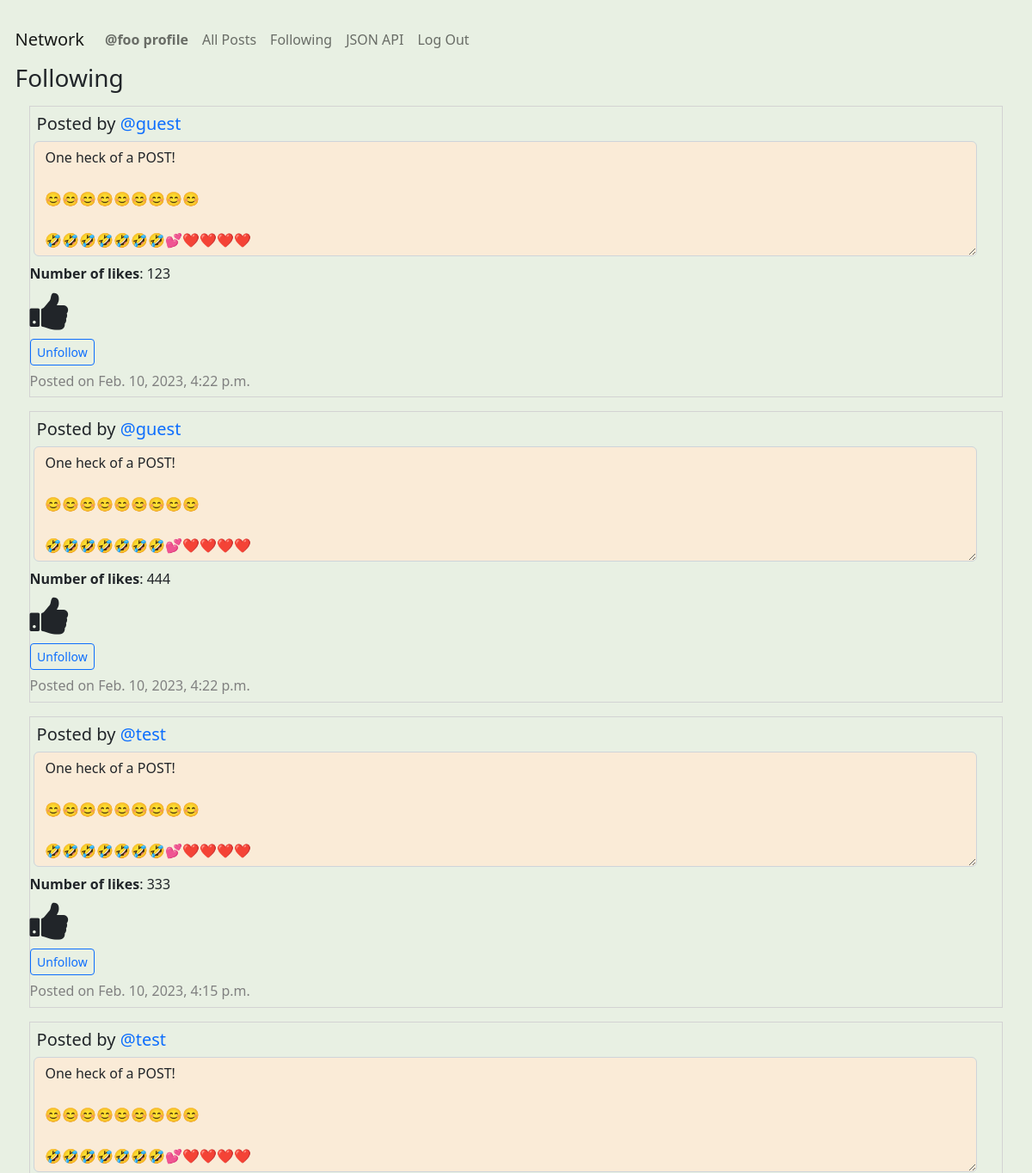
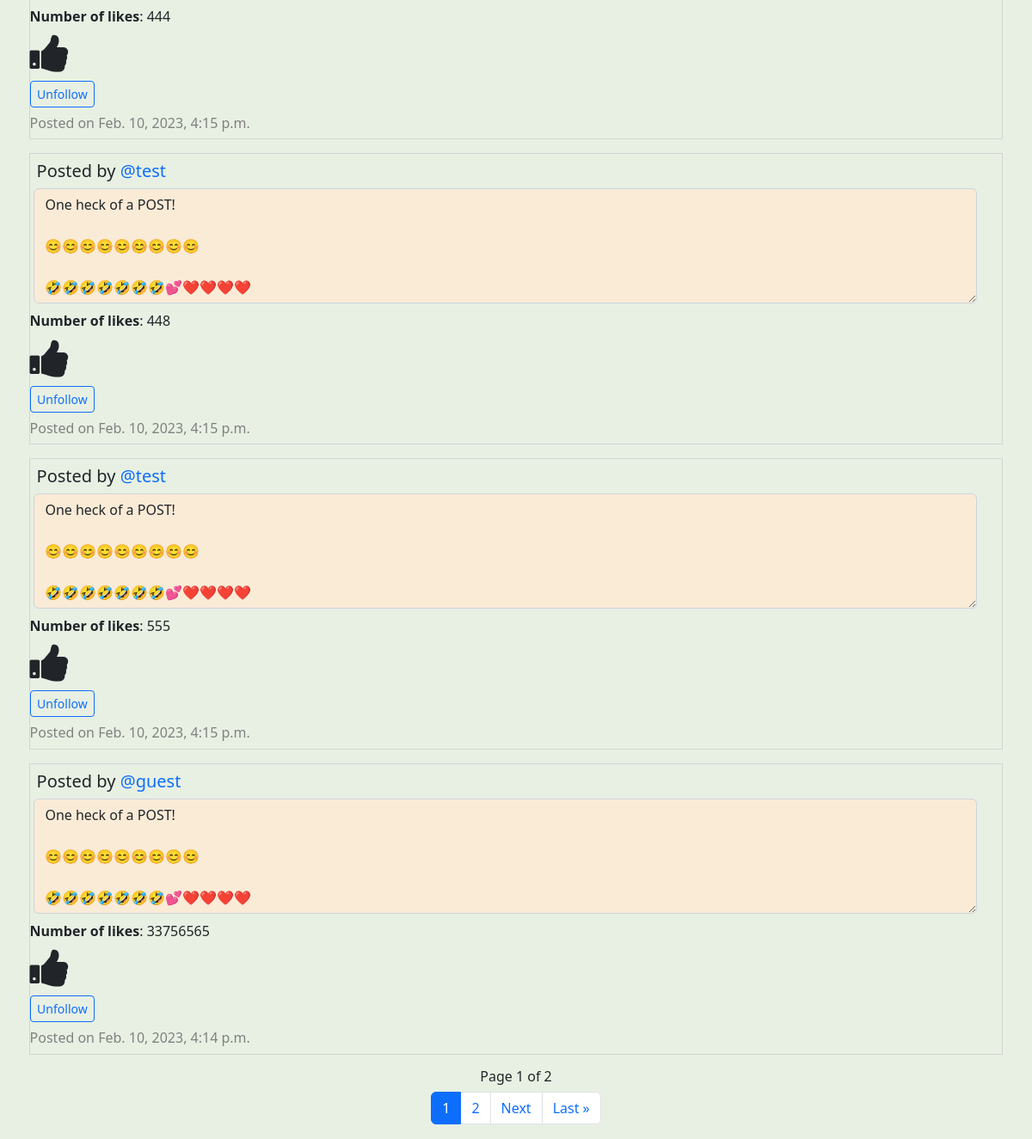
The app's page /following (signed in) with its own data (2 pictures, top to bottom).
### network/models.py (models this page shows)
class User(AbstractUser):
    pass
    def __str__(self) -> str:
        return f"User Name: {self.username} - User ID: {self.id}"

class Posts(models.Model):
    creator = models.ForeignKey(
        User, on_delete=models.PROTECT, related_name="get_creator", blank=False)
    content = models.TextField(max_length=600)
    createdDate = models.DateTimeField(auto_now_add=True)
    likedUser = models.ManyToManyField(
        User, related_name="get_liked_users", blank=True)
    numberLikes = models.PositiveIntegerField(blank=True, default=0)

### network/views.py (the view)
# urls.py: path("following", views.getFollowing, name="getFollowing"),
@login_required
def getFollowing(request):
    print("In getFollowing")
    user = request.user
    print(user)
    user_id = request.user.id
    user_name = request.user.username
    try:
        currentOBJ = Follow.objects.get(followUser=user_id)
        displayNothing = False
        noFollowersForUser = False
    except Follow.DoesNotExist:
        print("This user follows no one!")
        displayNothing = True
        noFollowersForUser = True
    if displayNothing != True:
        following = currentOBJ.following.all()
        if following.count() == 0:
            noFollowersForUser = True
        qs = following.order_by().values('id')
        qs = list(qs)
        emptyQueryset = Posts.objects.filter(creator=0)
        for dic in qs:
            for val in dic.values():
                print(val)
                listings = Posts.objects.filter(creator=val)
                UserObject = User.objects.filter(id=val)
                if emptyQueryset.exists():
                    newQueryset = newQueryset | listings
                else:
                    newQueryset = emptyQueryset | listings
                    emptyQueryset = newQueryset
    if noFollowersForUser == True:
        return render(request, "network/following.html", {"displayNothing": displayNothing})
    else:
        if noFollowersForUser:
            return render(request, "network/following.html", {"displayNothing": displayNothing})
        else:
            PostsByDate = newQueryset.order_by('-createdDate')
            postsPagination = PostsByDate
            paginator = Paginator(postsPagination, 7)
            page_number = request.GET.get('page', '1')
            page_obj = paginator.get_page(page_number)
            likeList = returnlikeList(request)
    return render(request, "network/following.html", {"page_obj": page_obj, "listings": PostsByDate, "UserObject": UserObject, "displayNothing": displayNothing, "likeList": likeList})

### network/views.py (called while the page is built)
@login_required
def returnlikeList(request):
    user_id = request.user.id
    likedUser = Posts.objects.filter(likedUser=user_id)
    print(likedUser)
    likeList = []
    for like in likedUser:
        currentObject = User.objects.get(id=user_id)
        print(currentObject.id)
        print(like.id)
        likeList.append(like.id)
    return likeList

### network/templates/network/following.html (shortened to what this page needs)
{% extends "network/layout.html" %}
{% block body %}
<h3>Following</h3>
{% for list in page_obj %}
<div id="followingPostings">
    <div class="post{{forloop.counter0}}">
        <h5 class="creator">Posted by <a
                href="{% url 'getProfile' list.creator.username %}">{{list.creator.username}}</a></h5>
        <textarea class="form-control content{{forloop.counter0}}" id="readonlyContent{{forloop.counter0}}" rows="5" readonly="true">{{list.content}}</textarea>
        <p id="numberLikes{{forloop.counter0}}" class="numberLikes{{forloop.counter0}}"><strong>Number of likes</strong>: {{list.numberLikes}}</p>
        {% if list.id in likeList and list.creator.username != user.username %}
        <i class="fa fa-thumbs-up {{forloop.counter0}}" id="thumbsUp{{forloop.counter0}}" aria-hidden="true"
            onclick="likePost('{{list.id}}', '{{list.creator.username}}', '{{user.username}}')"></i>
        {% elif list.id not in likeList and list.creator.username != user.username %}
        <i class="fa fa-thumbs-down {{forloop.counter0}}" id="thumbsDown{{forloop.counter0}}" aria-hidden="true"
            onclick="likePost('{{list.id}}', '{{list.creator.username}}', '{{user.username}}')"></i>
        {% endif %}
        <a class="btn btn-sm btn-outline-primary" id="unfollow-button" href="{% url 'follow' list.creator.username %}">Unfollow</a>
        <p class="timestamp{{forloop.counter0}}">Posted on {{list.createdDate}}</p>
    </div>
</div>
{% empty %}
<h5>This user is not following anyone.</h5>
{% endfor %}
{% if page_obj.number %}
<nav aria-label="Page navigation">
    <div class="Djangopagination">
        <h6 class="paginationNumberPages"> Page {{ page_obj.number }} of {{ page_obj.paginator.num_pages }}</h6>
        <ul class="pagination justify-content-center">
            <li class="page-item active" aria-current="page"><a class="page-link" href="?page={{ page_obj.number }}">{{ page_obj.number }}</a></li>
            {% if page_obj.has_next %}
            <li class="page-item"><a class="page-link" href="?page={{ page_obj.next_page_number }}">{{ page_obj.next_page_number }}</a></li>
            {% endif %}
            {% if page_obj.has_next %}
            <li class="page-item"><a class="page-link" href="?page={{ page_obj.next_page_number }}">Next</a></li>
                 <li class="page-item"><a class="page-link" href="?page={{ page_obj.paginator.num_pages }}">Last &raquo;</a></li>
            {% endif %}
        </ul>
    </div>
</nav>
{% endif %}
{% endblock %}

### network/templates/network/layout.html (shortened to what this page needs)
{% load static %}
<!DOCTYPE html>
<html lang="en" style="background-color: #e8f0e3;">
<head>
    <link href="https://cdn.jsdelivr.net/npm/bootstrap@5.2.3/dist/css/bootstrap.min.css" rel="stylesheet">
    <link rel="stylesheet" href="https://cdnjs.cloudflare.com/ajax/libs/font-awesome/4.7.0/css/font-awesome.min.css">
    <link href="{% static 'network/styles.css' %}" rel="stylesheet">
</head>
<body>
    <nav class="navbar navbar-expand-lg navbar-light bg-light" id="nav-bar">
        <a class="navbar-brand" href="{% url 'index' %}">Network</a>
        <div>
            <ul class="navbar-nav mr-auto">
                {% if user.is_authenticated %}
                <li class="nav-item">
                    <a class="nav-link" id="djangoProfile" href="{% url 'getProfile' user.username %}"><strong>{{ user.username }} profile</strong></a>
                </li>
                <li class="nav-item">
                    <a class="nav-link" id="djangoAllPosts" href="{% url 'djangoAllPosts' %}">All Posts</a>
                </li>
                {% endif %}
                {% if user.is_authenticated %}
                <li class="nav-item">
                    <a class="nav-link" id="djangoFollowing" href="{% url 'getFollowing' %}">Following</a>
                </li>
                <li class="nav-item">
                    <a class="nav-link" id="jsonbuttons" href="{% url 'viewJSON' %}">JSON API</a>
                </li>
                <li class="nav-item">
                    <a class="nav-link" href="{% url 'logout' %}">Log Out</a>
                </li>
                {% endif %}
            </ul>
        </div>
    </nav>
    <div class="body">
        {% block body %}
        {% endblock %}
    </div>
</body>
</html>

### network/static/network/styles.css (style rules this page uses)
body { margin: 1.1em; background-color: #e8f0e3; }
a { text-decoration: none; }
.form-control { margin: 0.3em; }
#nav-bar { background-color: #e8f0e3 !important; }
p { margin-bottom: 0.4rem; }
.paginationNumberPages { justify-content: center; display: flex; }
.creator { margin: 0.4em; }
.fa { font-size: 50px; cursor: pointer; user-select: none; }
[class*="post"] { margin: 1em; border-style: solid; border-width: thin; border-color: lightgray; }
[class*="timestamp"] { color: grey; }
[id*="readonlyContent"] { margin-bottom: 0.5em; background-color: antiquewhite; width: 97%; }
#unfollow-button { display: flex; width: 5.4em; margin-top: 7px; margin-bottom: 6px; align-items: center; justify-content: center; }

### records on screen
User: username "@foo"
Posts: creator.username "@guest", content "One heck of a POST! 😊😊😊😊😊😊😊😊😊 🤣🤣🤣🤣🤣🤣🤣💕❤️❤️❤️❤️", numberLikes "123", createdDate "Feb. 10, 2023, 4:22 p.m."
Posts: creator.username "@guest", content "One heck of a POST! 😊😊😊😊😊😊😊😊😊 🤣🤣🤣🤣🤣🤣🤣💕❤️❤️❤️❤️", numberLikes "444", createdDate "Feb. 10, 2023, 4:22 p.m."
Posts: creator.username "@test", content "One heck of a POST! 😊😊😊😊😊😊😊😊😊 🤣🤣🤣🤣🤣🤣🤣💕❤️❤️❤️❤️", numberLikes "333", createdDate "Feb. 10, 2023, 4:15 p.m."
Posts: creator.username "@test", content "One heck of a POST! 😊😊😊😊😊😊😊😊😊 🤣🤣🤣🤣🤣🤣🤣💕❤️❤️❤️❤️", numberLikes "444", createdDate "Feb. 10, 2023, 4:15 p.m."
Posts: creator.username "@test", content "One heck of a POST! 😊😊😊😊😊😊😊😊😊 🤣🤣🤣🤣🤣🤣🤣💕❤️❤️❤️❤️", numberLikes "448", createdDate "Feb. 10, 2023, 4:15 p.m."
Posts: creator.username "@test", content "One heck of a POST! 😊😊😊😊😊😊😊😊😊 🤣🤣🤣🤣🤣🤣🤣💕❤️❤️❤️❤️", numberLikes "555", createdDate "Feb. 10, 2023, 4:15 p.m."
Posts: creator.username "@guest", content "One heck of a POST! 😊😊😊😊😊😊😊😊😊 🤣🤣🤣🤣🤣🤣🤣💕❤️❤️❤️❤️", numberLikes "33756565", createdDate "Feb. 10, 2023, 4:14 p.m."

### other values on screen
{{ page_obj.number }} "1"
{{ page_obj.paginator.num_pages }} "2"
{{ page_obj.next_page_number }} "2"
